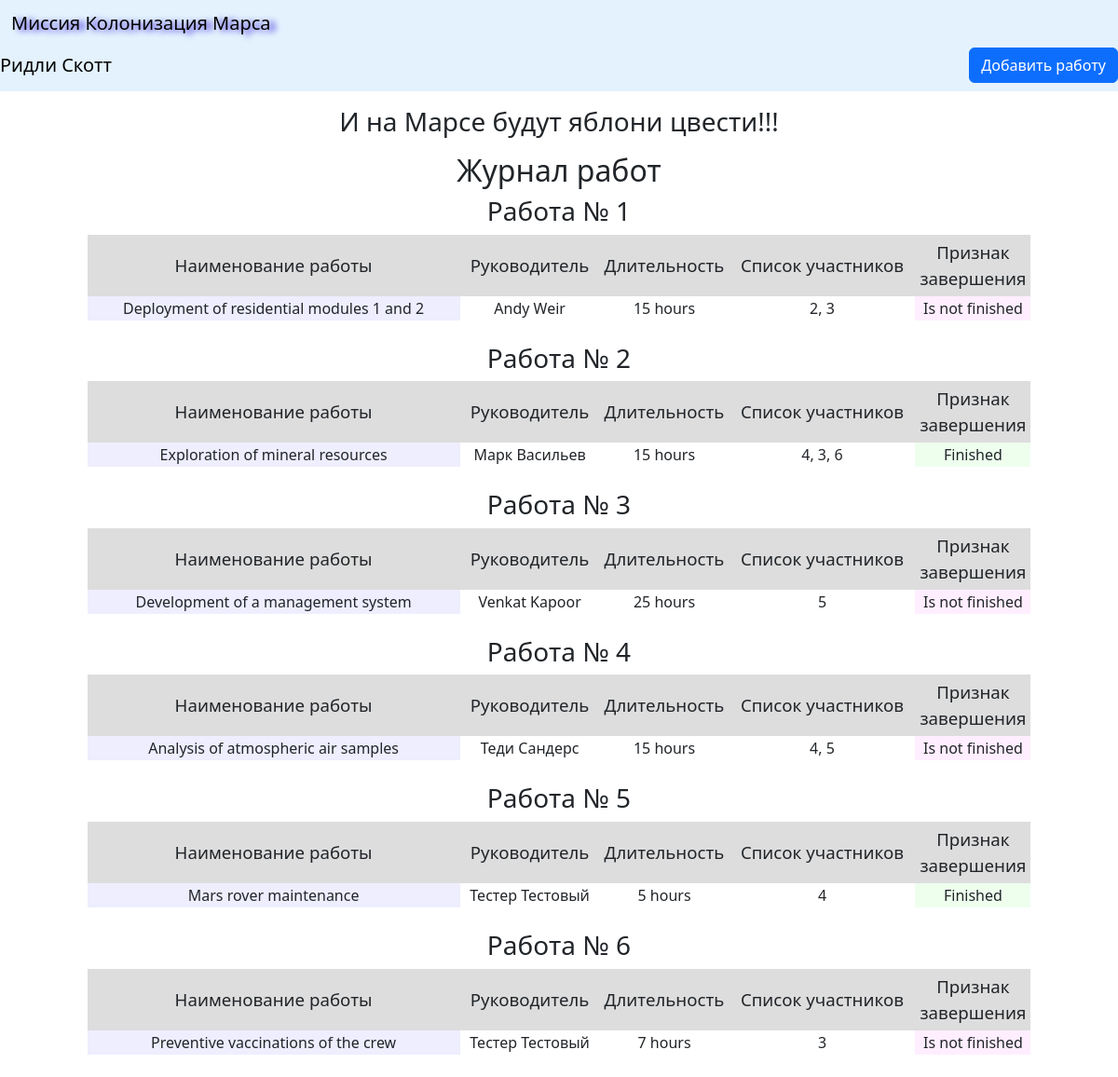
The page / (signed in) on the database its author committed.
### data/users.py (models this page shows, shortened)
class User(SqlAlchemyBase, UserMixin, SerializerMixin):
    __tablename__ = 'users'
    id = sqlalchemy.Column(sqlalchemy.Integer, primary_key=True, autoincrement=True)
    surname = sqlalchemy.Column(sqlalchemy.String, nullable=True)
    name = sqlalchemy.Column(sqlalchemy.String, nullable=True)
    age = sqlalchemy.Column(sqlalchemy.Integer, nullable=True)
    position = sqlalchemy.Column(sqlalchemy.String, nullable=True)
    speciality = sqlalchemy.Column(sqlalchemy.String, nullable=True)
    address = sqlalchemy.Column(sqlalchemy.String, nullable=True)
    email = sqlalchemy.Column(sqlalchemy.String, index=True, unique=True, nullable=True)
    hashed_password = sqlalchemy.Column(sqlalchemy.String, nullable=True)
    modified_date = sqlalchemy.Column(sqlalchemy.DateTime, default=datetime.datetime.now)
    jobs = orm.relationship("Jobs", back_populates='user')

### main.py (the view)
@app.route('/')
def index():
    jobs = get_jobs().json
    users = get_users().json
    return render_template("index.html", jobs=jobs, names=users)

### api/jobs_api.py (called while the page is built)
@jobs_bp.route('/jobs')
def get_jobs():
    session = db_session.create_session()
    jobs = session.query(Jobs).all()
    return flask.jsonify({'jobs': ([item.to_dict(
        only=('id', 'job', 'team_leader', 'work_size', 'collaborators',
              'start_date', 'end_date', 'is_finished')
    ) for item in jobs])})

### api/users_api.py (called while the page is built)
@users_bp.route('/users', methods=['GET'])
def get_users():
    session = db_session.create_session()
    users = session.query(User).all()
    return flask.jsonify({'users': ([item.to_dict(
        only=('id', 'surname', 'name', 'age', 'position', 'speciality', 'address', 'email'
     )
    ) for item in users])})

### data/db_session.py (called while the page is built)
def create_session() -> Session:
    global __factory
    return __factory()

### main.py (called while the page is built)
@login_manager.user_loader
def load_user(user_id):
    db_sess = db_session.create_session()
    return db_sess.get(User, user_id)

### templates/index.html
{% extends "base.html" %}
{% block content %}
<h2 align="center">Журнал работ</h2>
{% for job in jobs['jobs'] %}
<div align="center">
    <h3>Работа № {{ job['id'] }}</h3>
    <div class="table_container">
        <table>
            <tr>
                <td class="title" width="400px" align="center">Наименование работы</td>
                <td class="title" width="150px" align="center">Руководитель</td>
                <td class="title" width="100px" align="center">Длительность</td>
                <td class="title" width="200px" align="center">Список участников</td>
                <td class="title" width="100px" align="center">Признак завершения</td>
            </tr>
            <tr>
                <td align="center" bgcolor="#eeeeff" class="description">{{ job['job'].capitalize() }}</td>
                <td align="center" class="description">{{ names['users'][job['team_leader']]['name'] }} {{ names['users'][job['team_leader']]['surname'] }}
                </td>
                <td align="center">{{ job['work_size'] }} hours</td>
                <td align="center">{{ job['collaborators'] }}</td>
                {% if job['is_finished'] %}
                <td align="center" bgcolor="#eeffee">Finished</td>
                {% else %}
                <td align="center" bgcolor="#ffeeff">Is not finished</td>
                {% endif %}
            </tr>
        </table>
    </div>
    <br>
</div>
{% endfor %}
{% endblock %}

### templates/base.html (shortened to what this page needs)
<!doctype html>
<html lang="en">
<head>
  <link href="https://cdn.jsdelivr.net/npm/bootstrap@5.3.3/dist/css/bootstrap.min.css" rel="stylesheet">
  <link rel="stylesheet" type="text/css" href="static/css/style.css">
</head>
<header>
  <nav class="navbar" style="background-color: #e3f2fd;">
  <div class="container-fluid">
    <h2 class="navbar-brand" style="text-shadow: 6px 2px 6px #412cdd;">Миссия Колонизация Марса</h2>
  </div>
      {% if current_user.is_authenticated %}
        <a class="navbar-brand" href="/logout">{{ current_user.name }} {{ current_user.surname }}</a>
        <a class="btn btn-primary" href="/addjob">Добавить работу</a>
      {% else %}
      <p>
         <a class="btn btn-primary" href="/register">Register</a>
         <a class="btn btn-success" href="/login">Log in</a>
      </p>
      {% endif %}
</nav>
</header>
<body>
  <h3 class="mt-3 mb-3" style="text-align: center;">И на Марсе будут яблони цвести!!!</h3>
  {% block content %}
  {% endblock%}
</body>
</html>

### static/css/style.css (style rules this page uses)
td.title { background-color: #dddddd; align: center; font-size: 14pt; padding: 5px; }

### rows shown on the page
User: name "Ридли", surname "Скотт"
User: id "6", job "Preventive vaccinations of the crew", name "Тестер", surname "Тестовый", work_size "7", collaborators "3", shows "Is not finished"

### other values the page prints
{{ job['id'] }} "1" "2" "3" "4" "5"
{{ job['job'].capitalize() }} "Deployment of residential modules 1 and 2" "Exploration of mineral resources" "Development of a management system" "Analysis of atmospheric air samples" "Mars rover maintenance"
{{ names['users'][job['team_leader']]['name'] }} "Andy" "Марк" "Venkat" "Теди" "Тестер"
{{ names['users'][job['team_leader']]['surname'] }} "Weir" "Васильев" "Kapoor" "Сандерс" "Тестовый"
{{ job['work_size'] }} "15" "15" "25" "15" "5"
{{ job['collaborators'] }} "2, 3" "4, 3, 6" "5" "4, 5" "4"
